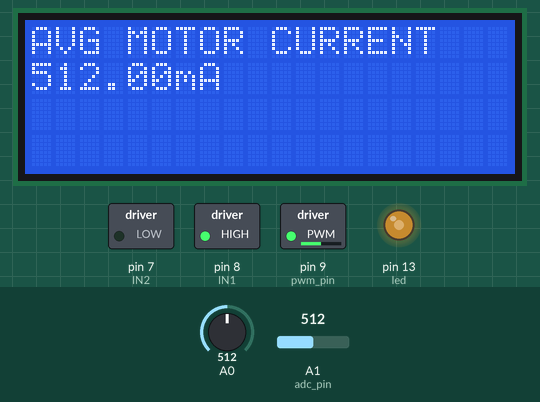
A sketch run on a simulated Arduino Uno, built with avr-gcc and run on an emulated ATmega328P. On the bench: 20×4 character LCD, switched loads named in the sketch (green lamp = pin HIGH), output pins drawn as LEDs (lit = HIGH). The test bench sets the inputs (shaded band); at power-on: A0 = 512, A1 (adc_pin) = 512. What the sketch prints to the serial monitor is not drawn.

Above: at 1.2 s.
1.3 s: A0 set to 716
At 2.7 s:
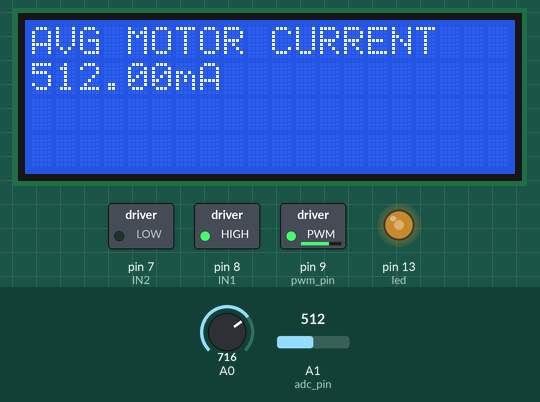
3.0 s: A0 set to 900
At 3.9 s:
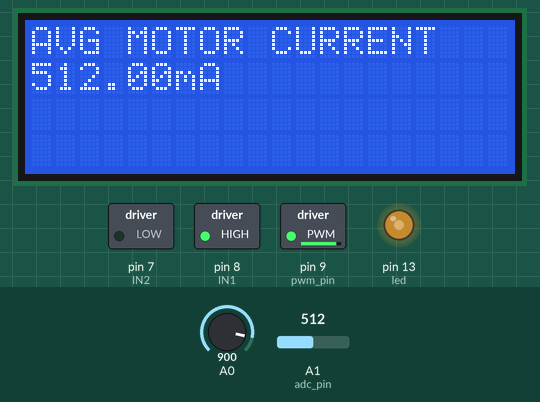
4.6 s: A1 (adc_pin) set to 716
At 5.4 s:
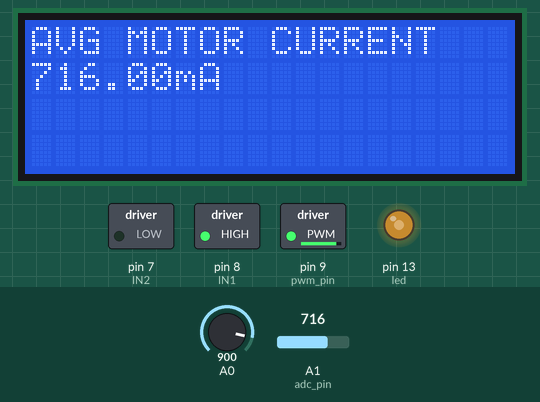
6.6 s: A0 set to 122
At 7.5 s:
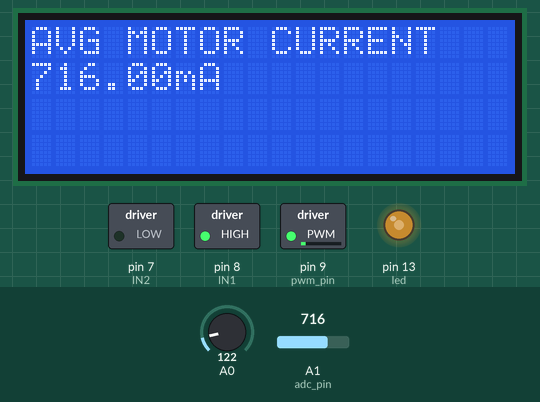
9.7 s: A1 (adc_pin) set to 900
At 11.2 s:
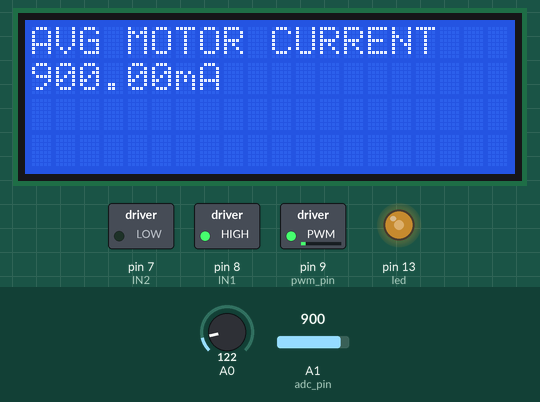
11.7 s: A1 (adc_pin) set to 990
13.7 s: A1 (adc_pin) set to 1007
At 15.6 s:
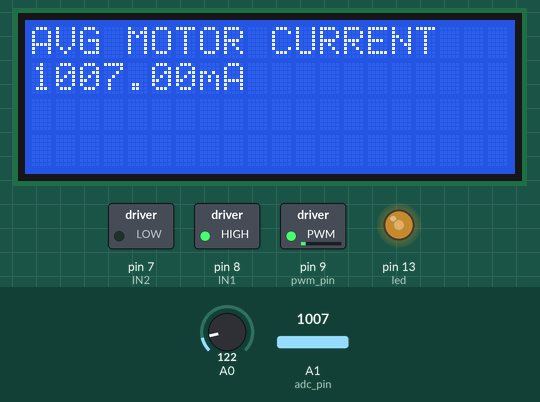
Timing chart, 0 to 16.8 s (numbered marks = the images above; inputs shaded):
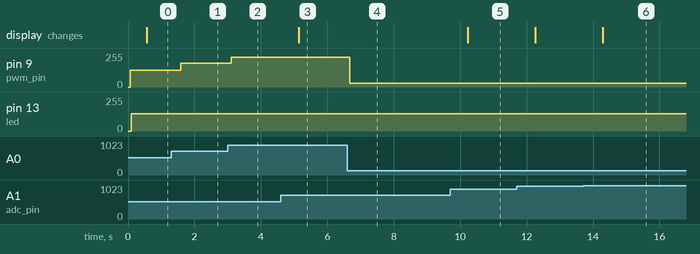

The sketch:

MotorControl.ino
```cpp
#include <LiquidCrystal.h>
const int RS = 12, EN = 11, D4 = 10, D5 = 6, D6 = 5, D7 = 4;
LiquidCrystal lcd(RS, EN, D4, D5, D6, D7);

#define adc_pin A1
#define led 13
#define IN1 8
#define IN2 7
#define pwm_pin 9
#define T2_initialVal 156

const int SIZE = 10;
int adcArray[SIZE];
int elementsRead = 0;
volatile bool allElementsRead = false;

// interrupt service routine that wraps a user defined function
ISR(TIMER2_OVF_vect) {
  TCNT2 = T2_initialVal; // preload timer
  digitalWrite(led, digitalRead(led) ^ 1); // toggle the led (^ 1 means XOR function)

  if (elementsRead < SIZE) {
    adcArray[elementsRead] = analogRead(adc_pin);
    elementsRead++;
  } else {
    allElementsRead = true;
  }
}

float calculateAverageAdc(int elementsRead) {
  float sum = 0;
  float divider = (float)elementsRead;
  float averageAdc = 0;
  for (int i = 0; i < elementsRead; i++) {
    sum += (float)adcArray[i];
  }
  averageAdc = (sum/divider);
  return averageAdc;
}

void setup() {
  // put your setup code here, to run once:
  Serial.begin(57600);
  lcd.begin(20, 4); // since we used LM044L on proteus

  pinMode(led,OUTPUT);
  pinMode(IN1,OUTPUT);
  pinMode(IN2,OUTPUT);

  digitalWrite(IN1,HIGH);
  digitalWrite(IN2,LOW);

  // setup Timer2
  noInterrupts(); // disable all interrupts
  TCCR2A = 0;
  TCCR2B = 0;
  TCNT2 = T2_initialVal; // preload timer 65536-16MHz/8/1kHz
  TCCR2B |= (1 << CS21)|(1 << CS20); // 32 prescaler
  TIMSK2 |= (1 << TOIE2); // enable timer overflow interrupt
  interrupts(); // enable all interrupts
}

void loop() {
  // put your main code here, to run repeatedly:
  if (allElementsRead) {
    noInterrupts(); // Disable interrupts while calculating average ADC
    int currentElementsRead = elementsRead; // Save the value of elementsRead for future usage, i.e. calculating average ADC
    float adcAverage = calculateAverageAdc(currentElementsRead); // Use the saved value for calculating average ADC
    interrupts(); // Enable interrupts after calculating average ADC

    lcd.clear();
    lcd.setCursor(0, 0);
    lcd.print("AVG MOTOR CURRENT");
    lcd.setCursor(0, 1);
    lcd.print(adcAverage);
    lcd.print("mA");

    for (int i = 0; i < currentElementsRead; i++) {
      Serial.print(adcArray[i]);
      if (i < currentElementsRead - 1) {
        Serial.print(", ");
      }
    }
    Serial.println();

    elementsRead = 0; // Reset read element count, for ISR
    allElementsRead = false; // reset the state, for ISR and loop()
    TCNT2 = 0; // preload timer 0
    TCCR2B |= (1 << CS21); // 8 prescaler
  }
  analogWrite(pwm_pin, abs(analogRead(A0)/4-1));
  delay(500);
}
```

Measured:
- after the input at 1.3 s, pin 9 (pwm_pin): 127/255 → 178/255 after 0.29 s
- after the input at 3.0 s, pin 9 (pwm_pin): 178/255 → 224/255 after 0.11 s
- after the input at 4.6 s, the display: changes after 0.55 s (image 3)
- after the input at 6.6 s, pin 9 (pwm_pin): 224/255 → 29/255 after 0.07 s
- after the input at 9.7 s, the display: changes after 0.53 s (image 5)
- after the input at 13.7 s, the display: changes after 0.60 s (image 6)
